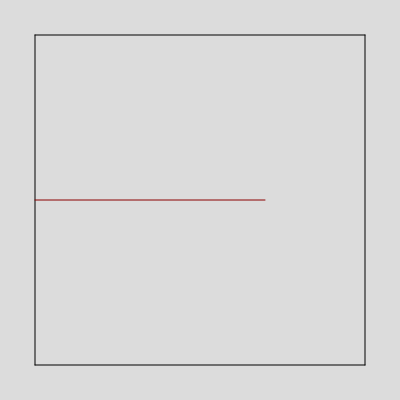
Frame 1 (no input)
Frame 60 (no input): identical to frame 1, image omitted
Frame 120 (the mouse pressed at the canvas centre since frame 60): identical to frame 1, image omitted

The p5.js sketch that drew this single still picture (run headless with seeded random() and noise() and a simulated clock; from frame 60 on, the mouse is pressed at the canvas centre):

// p5.js sketch
// ── sketch.js
function setup() {
  createCanvas(400, 400);
}

function draw() {
  background(220);
  fill(0, 0, 0);
  stroke(0, 0, 0);
  line(365, 35, 365, 365)
  line(365, 35, 35, 35)
  line(35, 35, 35, 365)
  line(35, 365, 365, 365)

  fill(139, 0, 0);
  stroke(139, 0, 0);
  line(35, 200, 265, 200)
}
